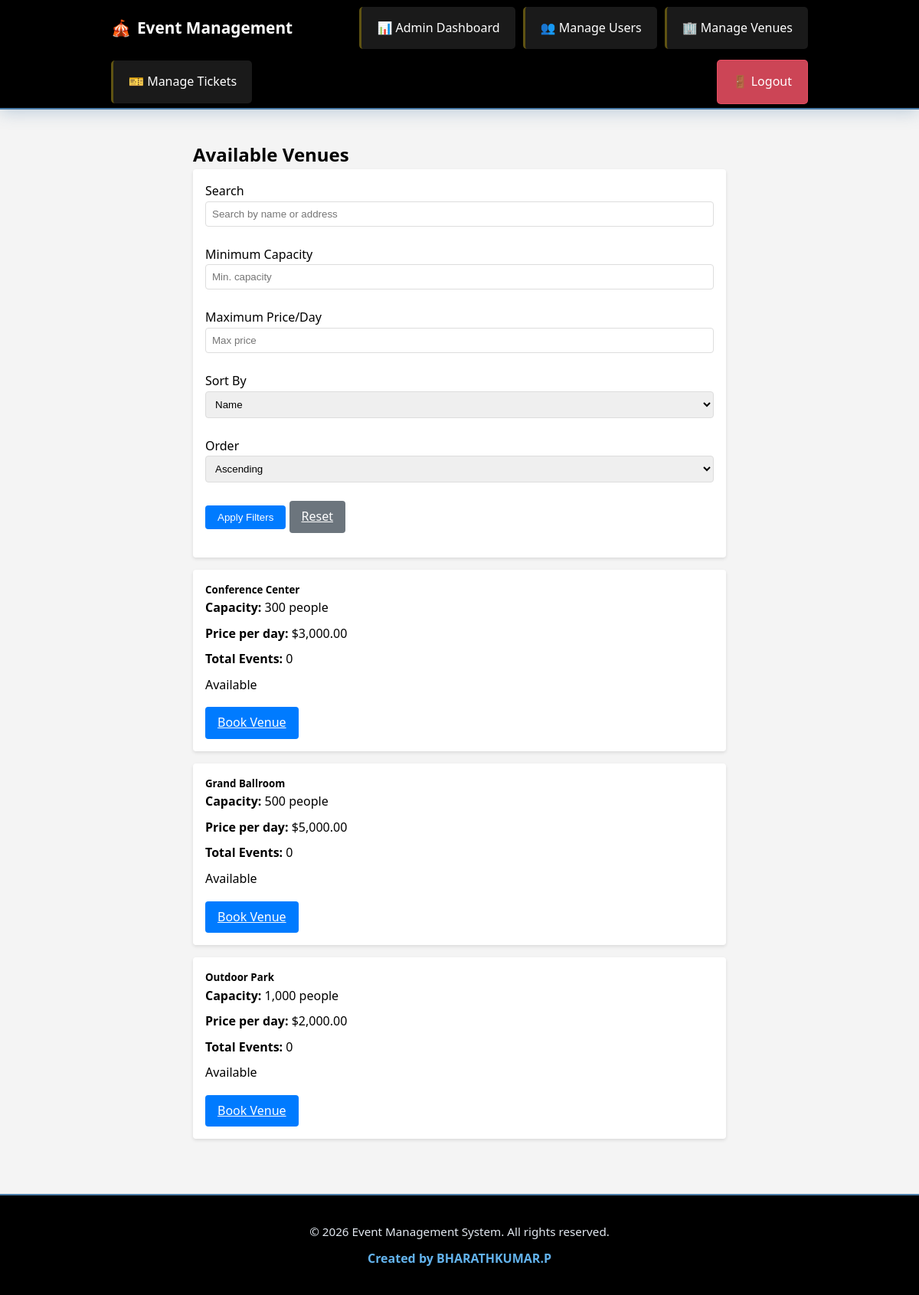
Screenshot of /event-management-system/user/view_venues.php (signed in) with the database file from the repository.
### tables this page shows
CREATE TABLE IF NOT EXISTS venues (
    id INT PRIMARY KEY AUTO_INCREMENT,
    name VARCHAR(255) NOT NULL,
    location VARCHAR(255) NOT NULL,
    capacity INT NOT NULL,
    description TEXT,
    price_per_day DECIMAL(10,2) NOT NULL,
    is_available BOOLEAN DEFAULT TRUE,
    created_at TIMESTAMP DEFAULT CURRENT_TIMESTAMP
);

### event-management-system/user/view_venues.php (the view, shortened to what this page needs)
<?php
require_once "../config/db.php";
$search = isset($_GET['search']) ? trim($_GET['search']) : '';
$min_capacity = isset($_GET['min_capacity']) ? (int)trim($_GET['min_capacity']) : '';
$max_price = isset($_GET['max_price']) ? (float)trim($_GET['max_price']) : '';
$sort = isset($_GET['sort']) ? trim($_GET['sort']) : 'name';
$order = isset($_GET['order']) ? trim($_GET['order']) : 'ASC';
$sql = "SELECT v.*,
               COUNT(DISTINCT e.id) as total_events,
               CASE
                   WHEN EXISTS (
                       SELECT 1 FROM events e2
                       WHERE e2.venue_id = v.id
                       AND e2.event_date >= CURDATE()
                   ) THEN 0
                   ELSE 1
               END as is_available
        FROM venues v
        LEFT JOIN events e ON v.id = e.venue_id
        WHERE 1=1";
$sql .= " GROUP BY v.id";
$allowed_sort_columns = ['name', 'capacity', 'price_per_day'];
$sort = in_array($sort, $allowed_sort_columns) ? $sort : 'name';
$order = $order === 'DESC' ? 'DESC' : 'ASC';
$sql .= " ORDER BY v.$sort $order";
$stmt = mysqli_prepare($conn, $sql);
mysqli_stmt_execute($stmt);
$result = mysqli_stmt_get_result($stmt);
include "../includes/header.php";
?>
<div class="container">
    <h2>Available Venues</h2>
    <div class="card mb-4">
        <div class="card-body">
            <form method="GET" action="<?php echo htmlspecialchars($_SERVER["PHP_SELF"]); ?>" class="row">
                <div class="form-group col-md-3">
                    <label>Search</label>
                    <input type="text" name="search" class="form-control"
                           value="<?php echo htmlspecialchars($search); ?>"
                           placeholder="Search by name or address">
                </div>
                <div class="form-group col-md-3">
                    <label>Minimum Capacity</label>
                    <input type="number" name="min_capacity" class="form-control"
                           value="<?php echo htmlspecialchars($min_capacity); ?>"
                           placeholder="Min. capacity">
                </div>
                <div class="form-group col-md-2">
                    <label>Maximum Price/Day</label>
                    <input type="number" name="max_price" class="form-control"
                           value="<?php echo htmlspecialchars($max_price); ?>"
                           placeholder="Max price" step="0.01">
                </div>
                <div class="form-group col-md-2">
                    <label>Sort By</label>
                    <select name="sort" class="form-control">
                        <option value="name" <?php echo $sort === 'name' ? 'selected' : ''; ?>>Name</option>
                    </select>
                </div>
                <div class="form-group col-md-2">
                    <label>Order</label>
                    <select name="order" class="form-control">
                        <option value="ASC" <?php echo $order === 'ASC' ? 'selected' : ''; ?>>Ascending</option>
                    </select>
                </div>
                <div class="form-group col-md-12">
                    <button type="submit" class="btn btn-primary">Apply Filters</button>
                    <a href="<?php echo htmlspecialchars($_SERVER["PHP_SELF"]); ?>" class="btn btn-secondary">Reset</a>
                </div>
            </form>
        </div>
    </div>
    <div class="row">
        <?php if(mysqli_num_rows($result) > 0): ?>
            <?php while($venue = mysqli_fetch_assoc($result)): ?>
                <div class="col-md-6 col-lg-4 mb-4">
                    <div class="card h-100">
                        <div class="card-body">
                            <h5 class="card-title"><?php echo htmlspecialchars($venue['name']); ?></h5>
                            <div class="venue-details">
                                <p><strong>Capacity:</strong> <?php echo number_format($venue['capacity']); ?> people</p>
                                <p><strong>Price per day:</strong> $<?php echo number_format($venue['price_per_day'], 2); ?></p>
                                <p><strong>Total Events:</strong> <?php echo $venue['total_events']; ?></p>
                                <?php if($venue['is_available']): ?>
                                    <span class="badge badge-success">Available</span>
                                <?php else: ?>
                                    <span class="badge badge-warning">Has Upcoming Events</span>
                                <?php endif; ?>
                            </div>
                        </div>
                        <div class="card-footer">
                            <?php if($venue['is_available']): ?>
                                <a href="book_venue.php?venue_id=<?php echo $venue['id']; ?>"
                                   class="btn btn-primary btn-block">Book Venue</a>
                            <?php else: ?>
                                <button class="btn btn-secondary btn-block" disabled>Currently Unavailable</button>
                            <?php endif; ?>
                        </div>
                    </div>
                </div>
            <?php endwhile; ?>
        <?php else: ?>
            <div class="col-12">
                <div class="alert alert-info">No venues found matching your criteria.</div>
            </div>
        <?php endif; ?>
    </div>
</div>
<?php include "../includes/footer.php"; ?>

### event-management-system/assets/css/style.css (style rules this page uses)
body { font-family: Arial, sans-serif; line-height: 1.6; margin: 0; padding: 0; background-color: #f4f4f4; }
.container { width: 80%; margin: auto; overflow: hidden; padding: 20px; }
.form-group { margin-bottom: 1rem; }
.form-control { width: 100%; padding: 0.5rem; border: 1px solid #ddd; border-radius: 4px; margin-bottom: 0.5rem; }
.btn { display: inline-block; padding: 0.5rem 1rem; border: none; border-radius: 4px; cursor: pointer; }
.btn-primary { background: #007bff; color: #fff; }
.btn-secondary { background: #6c757d; color: #fff; }
.card { background: #fff; padding: 1rem; border-radius: 4px; box-shadow: 0 2px 4px rgba(0,0,0,0.1); margin-bottom: 1rem; }

### event-management-system/includes/header.php (style rules this page uses)
* { margin: 0; padding: 0; box-sizing: border-box; }
body { font-family: 'Segoe UI', Tahoma, Geneva, Verdana, sans-serif; }

### event-management-system/user/view_venues.php (style rules this page uses)
.venue-details p { margin-bottom: 0.5rem; }

### rows the page displays
venues: name "Conference Center", capacity "300", price_per_day "3,000.00", total_events "0"
venues: name "Grand Ballroom", capacity "500", price_per_day "5,000.00", total_events "0"
venues: name "Outdoor Park", capacity "1,000", price_per_day "2,000.00", total_events "0"
